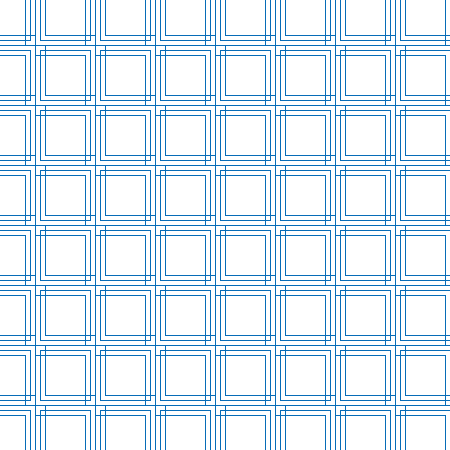
Frame 1 (no input)
Frame 2 (the mouse pressed at the canvas centre, redrawn once): identical to frame 1, image omitted

The Processing sketch that drew this single still picture (run headless with seeded random() and noise(); the mouse was pressed at the canvas centre and the sketch redrawn once):

// Processing sketch: processing_29038
// ── processing_29038.pde

//global variables, can be used anywhere
int xPos = 0;
int yPos = 0;



//setup the stage
void setup() {
  int stageWidth = width;
  int stageHeight = height;
  size(450, 450);
  background(255, 255, 255);
  smooth();
  stroke(7, 108, 183);
  strokeWeight(1);
  noFill();
  noLoop();
}

void draw() {
  // variable to set width and height
  int d = 50;
  // c stands for column, for loop
  for (int c = 0; c < 9; c++) {
    // next loop is inside the first, r stands for row
    for (int r = 0; r < 9; r++) {
      drawTile(60 * c, 60 * r, d);
    }
  }
}

void drawTile(int xPos, int yPos, int d) {
  //rect(xPos, yPos, d, d);
  rect(xPos - 15, yPos - 15, d, d);
  rect(xPos - 20, yPos - 10, d, d);
  rect(xPos - 25, yPos -5, d, d);
}
